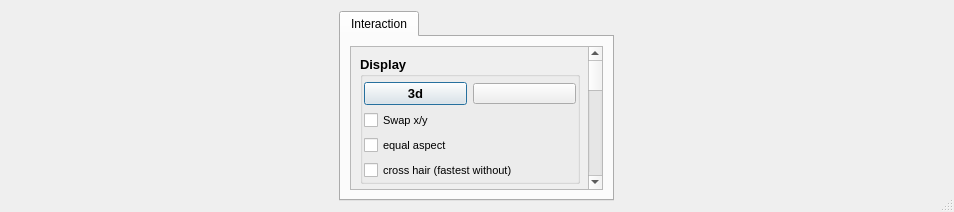
<?xml version="1.0" encoding="UTF-8"?>
<ui version="4.0">
 <class>Dialog</class>
 <widget class="QDialog" name="Dialog">
  <property name="enabled">
   <bool>true</bool>
  </property>
  <property name="geometry">
   <rect>
    <x>0</x>
    <y>0</y>
    <width>954</width>
    <height>212</height>
   </rect>
  </property>
  <property name="windowTitle">
   <string>Dialog</string>
  </property>
  <property name="sizeGripEnabled">
   <bool>true</bool>
  </property>
  <layout class="QHBoxLayout" name="horizontalLayout_2">
   <item>
    <layout class="QHBoxLayout" name="horizontalLayout">
     <item>
      <widget class="QTabWidget" name="tabWidget">
       <property name="sizePolicy">
        <sizepolicy hsizetype="Preferred" vsizetype="Preferred">
         <horstretch>0</horstretch>
         <verstretch>0</verstretch>
        </sizepolicy>
       </property>
       <property name="minimumSize">
        <size>
         <width>275</width>
         <height>0</height>
        </size>
       </property>
       <property name="maximumSize">
        <size>
         <width>275</width>
         <height>16777215</height>
        </size>
       </property>
       <property name="currentIndex">
        <number>0</number>
       </property>
       <widget class="QWidget" name="tabInteraction">
        <attribute name="title">
         <string>Interaction</string>
        </attribute>
        <layout class="QVBoxLayout" name="verticalLayout_4">
         <item>
          <widget class="QScrollArea" name="scrollArea">
           <property name="horizontalScrollBarPolicy">
            <enum>Qt::ScrollBarAlwaysOff</enum>
           </property>
           <property name="widgetResizable">
            <bool>true</bool>
           </property>
           <widget class="QWidget" name="scrollAreaWidgetContents">
            <property name="geometry">
             <rect>
              <x>0</x>
              <y>-228</y>
              <width>232</width>
              <height>516</height>
             </rect>
            </property>
            <layout class="QVBoxLayout" name="verticalLayout_3">
             <item>
              <widget class="QGroupBox" name="groupBoxDisplay">
               <property name="font">
                <font>
                 <pointsize>10</pointsize>
                 <weight>75</weight>
                 <bold>true</bold>
                </font>
               </property>
               <property name="title">
                <string>Display</string>
               </property>
               <layout class="QVBoxLayout" name="verticalLayout">
                <property name="leftMargin">
                 <number>1</number>
                </property>
                <property name="topMargin">
                 <number>5</number>
                </property>
                <property name="rightMargin">
                 <number>1</number>
                </property>
                <property name="bottomMargin">
                 <number>1</number>
                </property>
                <item>
                 <layout class="QHBoxLayout" name="horizontalLayout_12">
                  <item>
                   <widget class="QPushButton" name="pushButton3d">
                    <property name="text">
                     <string>3d</string>
                    </property>
                   </widget>
                  </item>
                  <item>
                   <widget class="QButtonCopy" name="qButtonCopy">
                    <property name="font">
                     <font>
                      <pointsize>8</pointsize>
                      <weight>50</weight>
                      <bold>false</bold>
                     </font>
                    </property>
                    <property name="text">
                     <string/>
                    </property>
                   </widget>
                  </item>
                 </layout>
                </item>
                <item>
                 <widget class="QCheckBox" name="checkBoxSwapxy">
                  <property name="font">
                   <font>
                    <pointsize>8</pointsize>
                    <weight>50</weight>
                    <bold>false</bold>
                   </font>
                  </property>
                  <property name="text">
                   <string>Swap x/y</string>
                  </property>
                 </widget>
                </item>
                <item>
                 <widget class="QCheckBox" name="checkBoxAspectEqual">
                  <property name="font">
                   <font>
                    <pointsize>8</pointsize>
                    <weight>50</weight>
                    <bold>false</bold>
                   </font>
                  </property>
                  <property name="text">
                   <string>equal aspect</string>
                  </property>
                 </widget>
                </item>
                <item>
                 <widget class="QCheckBoxCrossHair" name="qCheckBoxCrossHair">
                  <property name="minimumSize">
                   <size>
                    <width>0</width>
                    <height>0</height>
                   </size>
                  </property>
                  <property name="font">
                   <font>
                    <pointsize>8</pointsize>
                    <weight>50</weight>
                    <bold>false</bold>
                   </font>
                  </property>
                  <property name="text">
                   <string>cross hair (fastest without)</string>
                  </property>
                  <property name="checked">
                   <bool>false</bool>
                  </property>
                 </widget>
                </item>
               </layout>
              </widget>
             </item>
             <item>
              <widget class="QGroupBox" name="groupBoxInteraction">
               <property name="font">
                <font>
                 <pointsize>10</pointsize>
                 <weight>75</weight>
                 <bold>true</bold>
                </font>
               </property>
               <property name="title">
                <string>Map interaction</string>
               </property>
               <layout class="QVBoxLayout" name="verticalLayout_5">
                <property name="leftMargin">
                 <number>1</number>
                </property>
                <property name="topMargin">
                 <number>5</number>
                </property>
                <property name="rightMargin">
                 <number>1</number>
                </property>
                <property name="bottomMargin">
                 <number>1</number>
                </property>
                <item>
                 <layout class="QHBoxLayout" name="horizontalLayoutFindSlope">
                  <item>
                   <widget class="QCheckBox" name="checkBoxFindSlope">
                    <property name="font">
                     <font>
                      <pointsize>8</pointsize>
                      <weight>50</weight>
                      <bold>false</bold>
                     </font>
                    </property>
                    <property name="text">
                     <string>find slope</string>
                    </property>
                   </widget>
                  </item>
                 </layout>
                </item>
                <item>
                 <widget class="QCheckBox" name="checkBoxDrawIsoCurve">
                  <property name="font">
                   <font>
                    <pointsize>8</pointsize>
                    <weight>50</weight>
                    <bold>false</bold>
                   </font>
                  </property>
                  <property name="text">
                   <string>Draw isocurve</string>
                  </property>
                 </widget>
                </item>
                <item>
                 <layout class="QHBoxLayout" name="horizontalLayout_13">
                  <property name="spacing">
                   <number>0</number>
                  </property>
                  <item>
                   <widget class="QLabel" name="label_8">
                    <property name="minimumSize">
                     <size>
                      <width>0</width>
                      <height>0</height>
                     </size>
                    </property>
                    <property name="maximumSize">
                     <size>
                      <width>16777215</width>
                      <height>16777215</height>
                     </size>
                    </property>
                    <property name="font">
                     <font>
                      <pointsize>8</pointsize>
                      <weight>50</weight>
                      <bold>false</bold>
                     </font>
                    </property>
                    <property name="text">
                     <string>Subtract slice poly: </string>
                    </property>
                   </widget>
                  </item>
                  <item>
                   <widget class="QSpinBox" name="spinBoxSubtractPolyX">
                    <property name="maximumSize">
                     <size>
                      <width>50</width>
                      <height>16777215</height>
                     </size>
                    </property>
                    <property name="font">
                     <font>
                      <pointsize>8</pointsize>
                      <weight>50</weight>
                      <bold>false</bold>
                     </font>
                    </property>
                    <property name="suffix">
                     <string>  x</string>
                    </property>
                   </widget>
                  </item>
                  <item>
                   <widget class="QSpinBox" name="spinBoxSubtractPolyY">
                    <property name="maximumSize">
                     <size>
                      <width>50</width>
                      <height>16777215</height>
                     </size>
                    </property>
                    <property name="font">
                     <font>
                      <pointsize>8</pointsize>
                      <weight>50</weight>
                      <bold>false</bold>
                     </font>
                    </property>
                    <property name="suffix">
                     <string>  y</string>
                    </property>
                   </widget>
                  </item>
                  <item>
                   <spacer name="horizontalSpacer_4">
                    <property name="orientation">
                     <enum>Qt::Horizontal</enum>
                    </property>
                    <property name="sizeHint" stdset="0">
                     <size>
                      <width>40</width>
                      <height>20</height>
                     </size>
                    </property>
                   </spacer>
                  </item>
                 </layout>
                </item>
                <item>
                 <layout class="QHBoxLayout" name="horizontalLayout_6">
                  <property name="spacing">
                   <number>0</number>
                  </property>
                  <item>
                   <widget class="QLabel" name="label_7">
                    <property name="minimumSize">
                     <size>
                      <width>0</width>
                      <height>0</height>
                     </size>
                    </property>
                    <property name="maximumSize">
                     <size>
                      <width>16777215</width>
                      <height>16777215</height>
                     </size>
                    </property>
                    <property name="font">
                     <font>
                      <pointsize>8</pointsize>
                      <weight>50</weight>
                      <bold>false</bold>
                     </font>
                    </property>
                    <property name="toolTip">
                     <string>Compute the average of the z values along x/y and remove it from the displayed z.</string>
                    </property>
                    <property name="text">
                     <string>Subtract global average: </string>
                    </property>
                   </widget>
                  </item>
                  <item>
                   <widget class="QCheckBox" name="checkBoxSubtractAverageX">
                    <property name="minimumSize">
                     <size>
                      <width>35</width>
                      <height>0</height>
                     </size>
                    </property>
                    <property name="maximumSize">
                     <size>
                      <width>30</width>
                      <height>16777215</height>
                     </size>
                    </property>
                    <property name="font">
                     <font>
                      <pointsize>8</pointsize>
                      <weight>50</weight>
                      <bold>false</bold>
                     </font>
                    </property>
                    <property name="toolTip">
                     <string>Compute the average of the z values along x/y and remove it from the displayed z.</string>
                    </property>
                    <property name="text">
                     <string>x</string>
                    </property>
                   </widget>
                  </item>
                  <item>
                   <widget class="QCheckBox" name="checkBoxSubtractAverageY">
                    <property name="minimumSize">
                     <size>
                      <width>35</width>
                      <height>0</height>
                     </size>
                    </property>
                    <property name="maximumSize">
                     <size>
                      <width>30</width>
                      <height>16777215</height>
                     </size>
                    </property>
                    <property name="font">
                     <font>
                      <pointsize>8</pointsize>
                      <weight>50</weight>
                      <bold>false</bold>
                     </font>
                    </property>
                    <property name="toolTip">
                     <string>Compute the average of the z values along x/y and remove it from the displayed z.</string>
                    </property>
                    <property name="text">
                     <string>y</string>
                    </property>
                   </widget>
                  </item>
                  <item>
                   <spacer name="horizontalSpacer_3">
                    <property name="orientation">
                     <enum>Qt::Horizontal</enum>
                    </property>
                    <property name="sizeHint" stdset="0">
                     <size>
                      <width>40</width>
                      <height>20</height>
                     </size>
                    </property>
                   </spacer>
                  </item>
                 </layout>
                </item>
                <item>
                 <layout class="QHBoxLayout" name="horizontalLayout_11">
                  <item>
                   <widget class="QLabel" name="label_2">
                    <property name="font">
                     <font>
                      <pointsize>8</pointsize>
                      <weight>50</weight>
                      <bold>false</bold>
                     </font>
                    </property>
                    <property name="text">
                     <string>Unwrap along:</string>
                    </property>
                   </widget>
                  </item>
                  <item>
                   <widget class="QCheckBox" name="checkBoxUnwrapX">
                    <property name="font">
                     <font>
                      <pointsize>8</pointsize>
                      <weight>50</weight>
                      <bold>false</bold>
                     </font>
                    </property>
                    <property name="text">
                     <string>x</string>
                    </property>
                   </widget>
                  </item>
                  <item>
                   <widget class="QCheckBox" name="checkBoxUnwrapY">
                    <property name="font">
                     <font>
                      <pointsize>8</pointsize>
                      <weight>50</weight>
                      <bold>false</bold>
                     </font>
                    </property>
                    <property name="text">
                     <string>y</string>
                    </property>
                   </widget>
                  </item>
                  <item>
                   <spacer name="horizontalSpacer_5">
                    <property name="orientation">
                     <enum>Qt::Horizontal</enum>
                    </property>
                    <property name="sizeHint" stdset="0">
                     <size>
                      <width>40</width>
                      <height>20</height>
                     </size>
                    </property>
                   </spacer>
                  </item>
                 </layout>
                </item>
                <item>
                 <layout class="QHBoxLayout" name="horizontalLayout_7">
                  <item>
                   <widget class="QLabel" name="label_9">
                    <property name="minimumSize">
                     <size>
                      <width>0</width>
                      <height>0</height>
                     </size>
                    </property>
                    <property name="maximumSize">
                     <size>
                      <width>125</width>
                      <height>16777215</height>
                     </size>
                    </property>
                    <property name="font">
                     <font>
                      <pointsize>8</pointsize>
                      <weight>50</weight>
                      <bold>false</bold>
                     </font>
                    </property>
                    <property name="text">
                     <string>Transformation:</string>
                    </property>
                   </widget>
                  </item>
                  <item>
                   <widget class="QComboBox" name="comboBoxDerivative">
                    <property name="font">
                     <font>
                      <pointsize>8</pointsize>
                      <weight>50</weight>
                      <bold>false</bold>
                     </font>
                    </property>
                    <item>
                     <property name="text">
                      <string>None</string>
                     </property>
                    </item>
                   </widget>
                  </item>
                  <item>
                   <spacer name="horizontalSpacer_6">
                    <property name="orientation">
                     <enum>Qt::Horizontal</enum>
                    </property>
                    <property name="sizeHint" stdset="0">
                     <size>
                      <width>40</width>
                      <height>20</height>
                     </size>
                    </property>
                   </spacer>
                  </item>
                 </layout>
                </item>
               </layout>
              </widget>
             </item>
             <item>
              <widget class="QGroupBox" name="groupBoxSlicing">
               <property name="font">
                <font>
                 <pointsize>10</pointsize>
                 <weight>75</weight>
                 <bold>true</bold>
                </font>
               </property>
               <property name="title">
                <string>Data slicing (double click)</string>
               </property>
               <layout class="QVBoxLayout" name="verticalLayout_6">
                <property name="leftMargin">
                 <number>1</number>
                </property>
                <property name="topMargin">
                 <number>5</number>
                </property>
                <property name="rightMargin">
                 <number>1</number>
                </property>
                <property name="bottomMargin">
                 <number>1</number>
                </property>
                <item>
                 <widget class="QGroupBox" name="groupBoxSlicingSingle">
                  <property name="title">
                   <string>Single</string>
                  </property>
                  <layout class="QHBoxLayout" name="horizontalLayout_8">
                   <item>
                    <layout class="QHBoxLayout" name="horizontalLayout_5">
                     <item>
                      <widget class="QRadioButton" name="radioButtonSliceSingleHorizontal">
                       <property name="font">
                        <font>
                         <pointsize>8</pointsize>
                         <weight>50</weight>
                         <bold>false</bold>
                        </font>
                       </property>
                       <property name="text">
                        <string>horizontal</string>
                       </property>
                       <property name="checked">
                        <bool>false</bool>
                       </property>
                       <attribute name="buttonGroup">
                        <string notr="true">buttonGroupSlicing</string>
                       </attribute>
                      </widget>
                     </item>
                     <item>
                      <widget class="QRadioButton" name="radioButtonSliceSingleVertical">
                       <property name="font">
                        <font>
                         <pointsize>8</pointsize>
                         <weight>50</weight>
                         <bold>false</bold>
                        </font>
                       </property>
                       <property name="text">
                        <string>vertical</string>
                       </property>
                       <property name="checked">
                        <bool>true</bool>
                       </property>
                       <attribute name="buttonGroup">
                        <string notr="true">buttonGroupSlicing</string>
                       </attribute>
                      </widget>
                     </item>
                     <item>
                      <widget class="QRadioButton" name="radioButtonSliceSingleAny">
                       <property name="font">
                        <font>
                         <pointsize>8</pointsize>
                         <weight>50</weight>
                         <bold>false</bold>
                        </font>
                       </property>
                       <property name="text">
                        <string>any</string>
                       </property>
                       <attribute name="buttonGroup">
                        <string notr="true">buttonGroupSlicing</string>
                       </attribute>
                      </widget>
                     </item>
                    </layout>
                   </item>
                  </layout>
                 </widget>
                </item>
                <item>
                 <widget class="QGroupBox" name="groupBoxSlicingAveraged">
                  <property name="title">
                   <string>Averaged</string>
                  </property>
                  <layout class="QHBoxLayout" name="horizontalLayout_9">
                   <item>
                    <layout class="QHBoxLayout" name="horizontalLayout_10">
                     <item>
                      <widget class="QRadioButton" name="radioButtonSliceAveragedHorizontal">
                       <property name="font">
                        <font>
                         <pointsize>8</pointsize>
                         <weight>50</weight>
                         <bold>false</bold>
                        </font>
                       </property>
                       <property name="text">
                        <string>horizontal</string>
                       </property>
                       <property name="checked">
                        <bool>false</bool>
                       </property>
                       <attribute name="buttonGroup">
                        <string notr="true">buttonGroupSlicing</string>
                       </attribute>
                      </widget>
                     </item>
                     <item>
                      <widget class="QRadioButton" name="radioButtonSliceAveragedVertical">
                       <property name="font">
                        <font>
                         <pointsize>8</pointsize>
                         <weight>50</weight>
                         <bold>false</bold>
                        </font>
                       </property>
                       <property name="text">
                        <string>vertical</string>
                       </property>
                       <property name="checked">
                        <bool>false</bool>
                       </property>
                       <attribute name="buttonGroup">
                        <string notr="true">buttonGroupSlicing</string>
                       </attribute>
                      </widget>
                     </item>
                    </layout>
                   </item>
                  </layout>
                 </widget>
                </item>
               </layout>
              </widget>
             </item>
             <item>
              <widget class="QGroupBox" name="groupBoxExtraction">
               <property name="font">
                <font>
                 <pointsize>10</pointsize>
                 <weight>75</weight>
                 <bold>true</bold>
                </font>
               </property>
               <property name="title">
                <string>Extraction</string>
               </property>
               <layout class="QVBoxLayout" name="verticalLayout_7">
                <property name="leftMargin">
                 <number>1</number>
                </property>
                <property name="topMargin">
                 <number>5</number>
                </property>
                <property name="rightMargin">
                 <number>1</number>
                </property>
                <property name="bottomMargin">
                 <number>1</number>
                </property>
                <item>
                 <layout class="QHBoxLayout" name="horizontalLayout_3">
                  <item>
                   <widget class="QCheckBox" name="checkBoxMinimum">
                    <property name="font">
                     <font>
                      <pointsize>8</pointsize>
                      <weight>50</weight>
                      <bold>false</bold>
                     </font>
                    </property>
                    <property name="text">
                     <string>minimum</string>
                    </property>
                   </widget>
                  </item>
                  <item>
                   <widget class="QCheckBox" name="checkBoxMaximum">
                    <property name="font">
                     <font>
                      <pointsize>8</pointsize>
                      <weight>50</weight>
                      <bold>false</bold>
                     </font>
                    </property>
                    <property name="text">
                     <string>maximum</string>
                    </property>
                   </widget>
                  </item>
                 </layout>
                </item>
               </layout>
              </widget>
             </item>
            </layout>
           </widget>
          </widget>
         </item>
        </layout>
       </widget>
      </widget>
     </item>
    </layout>
   </item>
  </layout>
 </widget>
 <customwidgets>
  <customwidget>
   <class>QButtonCopy</class>
   <extends>QPushButton</extends>
   <header>..qButtonCopy</header>
  </customwidget>
  <customwidget>
   <class>QCheckBoxCrossHair</class>
   <extends>QCheckBox</extends>
   <header>..qCheckBoxCrossHair</header>
  </customwidget>
 </customwidgets>
 <resources/>
 <connections/>
 <buttongroups>
  <buttongroup name="buttonGroupSlicing"/>
 </buttongroups>
</ui>
